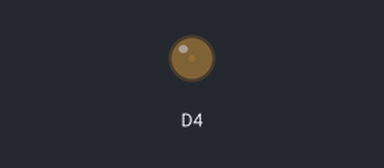
A sketch run on a simulated ESP8266 (NodeMCU). Shown: output pins drawn as LEDs (lit = HIGH).

Above: at 0.05 s.
At 2.55 s:
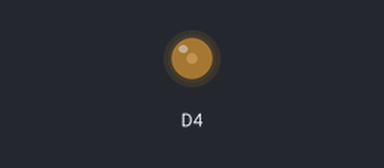
At 5.1 s:
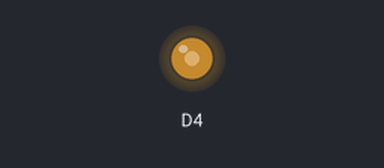
At 10.2 s:
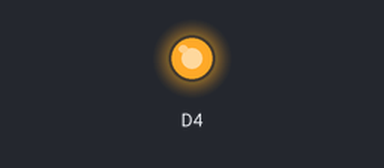
Timing chart, 0 to 13.3 s (numbered marks = the images above):
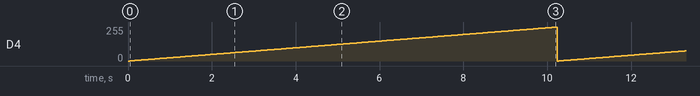

The sketch:

gradual_increase.ino
```cpp
void setup() {
  // put your setup code here, to run once:
pinMode(D4,OUTPUT);

}

void loop() {
  // put your main code here, to run repeatedly:
 for(int i=1;i<=1023;i++)
 {
 analogWrite(D4,i);

 delay(10);

 }
}
```

Measured:
- by itself, D4: ramps from 0/255 to 255/255 and jumps back, once every 10.2 s
